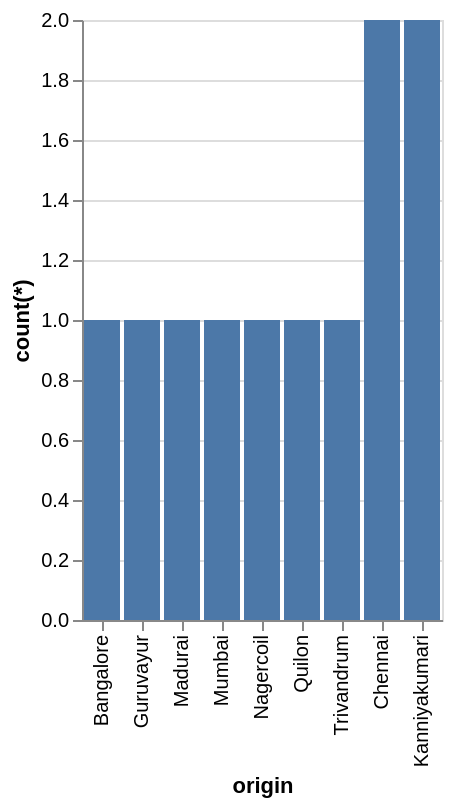

Vega-Lite specification for this chart:
### Vega-Lite specification from a JSON file in a GitHub repository (floating-point values rounded to 4 significant figures)
{"data": {"values": [{"x_data": "Bangalore", "y_data": 1}, {"x_data": "Guruvayur", "y_data": 1}, {"x_data": "Madurai", "y_data": 1}, {"x_data": "Mumbai", "y_data": 1}, {"x_data": "Nagercoil", "y_data": 1}, {"x_data": "Quilon", "y_data": 1}, {"x_data": "Trivandrum", "y_data": 1}, {"x_data": "Chennai", "y_data": 2}, {"x_data": "Kanniyakumari", "y_data": 2}]}, "mark": "bar", "encoding": {"x": {"field": "x_data", "type": "nominal", "title": "origin", "sort": {"op": "sum", "field": "y_data", "order": "ascending"}}, "y": {"field": "y_data", "type": "quantitative", "title": "count(*)"}}}
